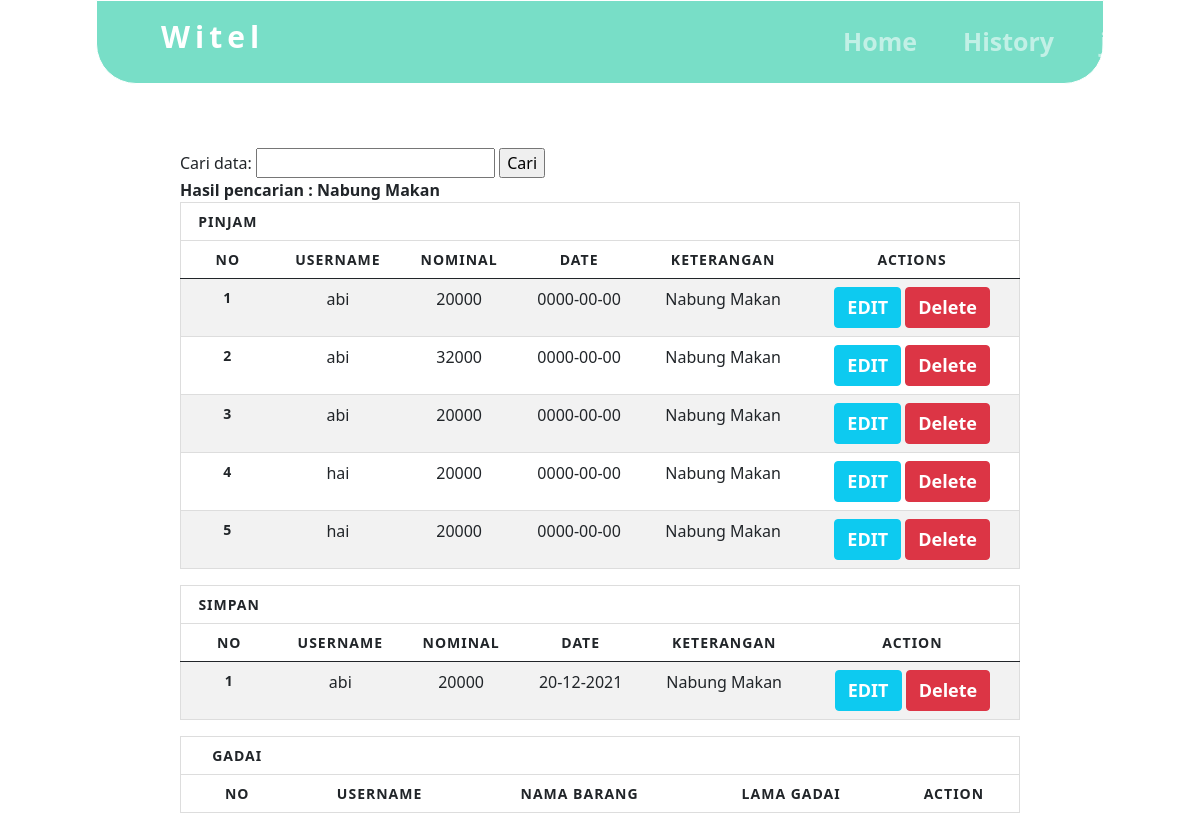
Page /search.php?cari=Nabung Makan (signed in) on the committed database.
### tables this page shows
CREATE TABLE `pinjam` (
  `id_pinjam` int(20) NOT NULL,
  `username` varchar(20) NOT NULL,
  `nominal` int(20) NOT NULL,
  `date` date NOT NULL,
  `keterangan` text NOT NULL,
  `cicil` int(20) NOT NULL
);

CREATE TABLE `simpan` (
  `id_simpan` int(20) NOT NULL,
  `username` varchar(20) NOT NULL,
  `nominal` varchar(20) NOT NULL,
  `date` varchar(20) NOT NULL,
  `keterangan` text NOT NULL,
  `cicil` int(20) NOT NULL
);

### search.php (the view, shortened to what this page needs)
<?php
$sessionuser = $_SESSION['username'];
?>
<!DOCTYPE html>
<html>
<head>
    <link href="https://cdn.jsdelivr.net/npm/bootstrap@5.0.2/dist/css/bootstrap.min.css" rel="stylesheet">
</head>
<body>
    <nav id="web-navbar" style="color: #0F044C;" class="cont-nav navbar navbar-expand-lg navbar-dark  py-2">
        <a class="navbar-brand witel" href="index.php">Witel</a>
        <div class="collapse navbar-collapse" id="navbarSupportedContent">
            <ul class="navbar-nav ml-auto container-textt">
                <li class="nav-item active">
                    <a class="textt nav-link" href="index.php">Home</a>
                </li>
                <li class="nav-item">
                    <a class=" textt nav-link" onclick="return invalid(this)" href="history.php?user=<?php echo $sessionuser ?>">History</a>
                </li>
                <li class="nav-item">
                    <a href="#">
                        <p class=" textt nav-link"><?php echo $sessionuser ?></p>
                    </a>
                </li>
            </ul>
        </div>
    </nav>
    <div class="container-his">
        <form action="search.php" method="get">
            <label>Cari data:</label>
            <input type="text" name="cari">
            <input type="submit" value="Cari">
        </form>
        <?php
        if (isset($_GET['cari'])) {
            $cari = $_GET['cari'];
            echo "<b>Hasil pencarian : " . $cari . "</b>";
        }
        ?>
        <table class="table table-striped">
            <thead>
                <th>Pinjam</th>
                <tr>
                    <th scope="col">No</th>
                    <th scope="col">Username</th>
                    <th scope="col">Nominal</th>
                    <th scope="col">Date</th>
                    <th scope="col">Keterangan</th>
                    <th scope="col">Actions</th>
                </tr>
            </thead>
            <?php
            include 'config.php';
            $data = mysqli_query($connect, "SELECT * from pinjam where username like '$sessionuser'");
            if (isset($_GET['cari'])) {
                $cari = $_GET['cari'];
                $data = mysqli_query($connect, "SELECT * from pinjam where keterangan like '%" . $cari . "%'");
            } else {
                $data = mysqli_query($connect, "SELECT * from pinjam where username like '$sessionuser'");
            }
            $no = 1;
            while ($d = mysqli_fetch_array($data)) {
            ?>
                <tr>
                    <th scope="row"><?php echo $no++; ?></th>
                    <td><?php echo $d['username']; ?>
                    <td><?php echo $d['nominal']; ?></td>
                    <td><?php echo $d['date']; ?></td>
                    <td><?php echo $d['keterangan']; ?></td>
                    <td>
                        <button type="button" class="btn btn-info"><a href="pinjam/edit-pinjam.php?id=<?php echo $d['id_pinjam']; ?>">EDIT</a></button>
                        <button type="button" class="btn btn-danger"><a href="proses.php?action=deletepinjam&id=<?php echo $d['id_pinjam']; ?>" onclick="alert('Berhasil Menghapus Data')">Delete</a></button>
                    </td>
                </tr>
            <?php
            }
            ?>
        </table>
        <table class="table table-striped">
            <thead>
                <th>Simpan</th>
                <tr>
                    <th scope="col">No</th>
                    <th scope="col">Username</th>
                    <th scope="col">Nominal</th>
                    <th scope="col">Date</th>
                    <th scope="col">Keterangan</th>
                    <th scope="col">Action</th>
                </tr>
            </thead>
            <?php
            include 'config.php';
            $data = mysqli_query($connect, "SELECT * from simpan where username like '$sessionuser'");
            if (isset($_GET['cari'])) {
                $cari = $_GET['cari'];
                $data = mysqli_query($connect, "SELECT * from simpan where keterangan like '%" . $cari . "%'");
            } else {
                $data = mysqli_query($connect, "SELECT * from simpan where username like '$sessionuser'");
            }
            $no = 1;
            while ($d = mysqli_fetch_array($data)) {
            ?>
                <tr>
                    <th scope="row"><?php echo $no++; ?></th>
                    <td><?php echo $d['username']; ?></td>
                    <td><?php echo $d['nominal']; ?></td>
                    <td><?php echo $d['date']; ?></td>
                    <td><?php echo $d['keterangan']; ?></td>
                    <td>
                        <button type="button" class="btn btn-info"><a href="simpan/edit-simpan.php?id=<?php echo $d['id_simpan']; ?>">EDIT</a></button>
                        <button type="button" class="btn btn-danger"><a href="proses.php?action=deletesimpan&id=<?php echo $d['id_simpan']; ?>" onclick="alert('Berhasil Menghapus Data')">Delete</a></button>
                    </td>
                </tr>
            <?php
            }
            ?>
        </table>
        <table class="table table-striped">
            <thead>
                <th class="table-head">Gadai</th>
                <tr>
                    <th scope="col">No</th>
                    <th scope="col">Username</th>
                    <th scope="col">Nama Barang</th>
                    <th scope="col">Lama Gadai</th>
                    <th scope="col">Action</th>
                </tr>
            </thead>
        </table>
    </div>
</body>
</html>

### search.php (style rules this page uses)
body { background-color: #ffff; }
.cont-nav { border: 1px solid white; margin-right: 10vw; margin-left: 10vw; background: #78DEC7; }
.textt { font-size: 24px; font-weight: 600; word-spacing: 20px; margin: 0px 15px 0px 15px; }
.cont-nav { margin-right: 8vw; margin-left: 8vw; background: #78DEC7; border-bottom-right-radius: 40px; border-bottom-left-radius: 40px; }
a, a .nav-link { text-decoration: none !important; }
.witel { letter-spacing: 5px; font-size: 30px; padding-left: 4rem; padding-bottom: 1rem; }
@media only screen and (max-width: 1460px) { * { transition: .6s; } }
@media only screen and (max-width: 1460px) { .textt { position: relative; left: -13%; } }
@media only screen and (max-width: 1260px) { .textt { position: relative; left: 27%; } }
.textt { box-sizing: border-box; padding: 10px; text-align: justify; font-size: 25PX; position: relative; left: 45vw; }
.container-his { box-sizing: border-box; width: 70%; position: relative; left: 15%; margin-top: 4rem; height: auto; }
a { text-decoration: none; color: #ffff; font-size: 18px; font-weight: 600; }
table { border: 1px solid #ccc; border-collapse: collapse; margin: 0; padding: 0; width: 100%; }
table tr { border: 1px solid #ddd; padding: 5px; }
table th, table td { padding: 10px; text-align: center; }
table th { font-size: 14px; letter-spacing: 1px; text-transform: uppercase; }

### rows in the picture
pinjam: username "abi", nominal "20000", date "0000-00-00", keterangan "Nabung Makan"
pinjam: username "abi", nominal "32000", date "0000-00-00", keterangan "Nabung Makan"
pinjam: username "abi", nominal "20000", date "0000-00-00", keterangan "Nabung Makan"
pinjam: username "hai", nominal "20000", date "0000-00-00", keterangan "Nabung Makan"
pinjam: username "hai", nominal "20000", date "0000-00-00", keterangan "Nabung Makan"
simpan: username "abi", nominal "20000", date "20-12-2021", keterangan "Nabung Makan"

### other values in the picture
$sessionuser "jan"
$cari "Nabung Makan"
